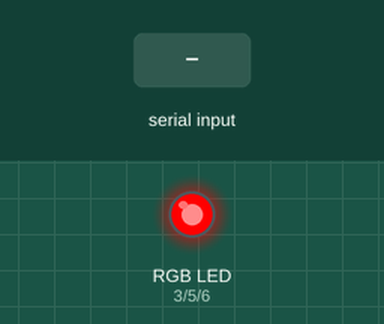
Simulated run of this sketch. Board: Arduino Uno, built with avr-gcc and run on an emulated ATmega328P. On the bench: an RGB LED mixed from three pins (HIGH = lit). The inputs (shaded band) are chosen by the test bench. What the sketch prints to the serial monitor is not drawn.

Above: at 0.1 s.
At 0.6 s:
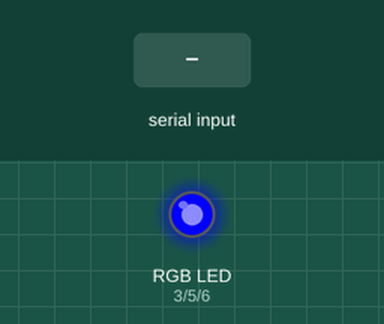
At 3.4 s:
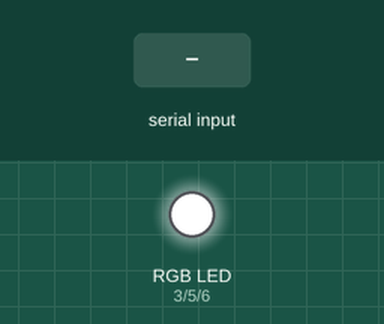
3.5 s: "90,45,200\n" received over Serial
Timing chart, 0 to 6.5 s (numbered marks = the images above; inputs shaded):
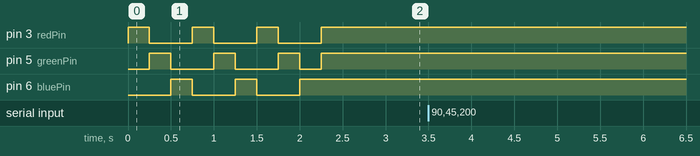

The sketch:

BluetoothArduinoLedController.ino
```cpp
// pins for the LEDs:
const int redPin = 3;
const int greenPin = 5;
const int bluePin = 6;

//control constants
const int enableInt = 999;
const int disableInt = 998;

void setup() {

  // init serial:
  Serial.begin(9600);

  // define the pins as output
  pinMode(redPin, OUTPUT);
  pinMode(greenPin, OUTPUT);
  pinMode(bluePin, OUTPUT);

  initBlink();
}


void loop() {

  while (Serial.available() > 0) {

    // look for integers in the incoming serial stream:

    int red = Serial.parseInt();

    //power managment is based of first int and can enable or disable LED
    powerManagment(red);

    int green = Serial.parseInt();
    int blue = Serial.parseInt();

    printRgbToSerialMonitor(red,green,blue);

    // look for the newline. That's the end of your sentence:
    if (Serial.read() == 'X') {

      red = constrain(red, 0, 255);
      green = constrain(green, 0, 255);
      blue = constrain(blue, 0, 255);

      //set Final Color
      setColor(red, green, blue);
    }

  }
}

void setColor(int red, int green, int blue)
{
  analogWrite(redPin, red);
  analogWrite(greenPin, green);
  analogWrite(bluePin, blue);
}

void initBlink()
{
  for ( int a = 0; a <= 2; a = a + 1 ) {
    setColor(255, 0, 0);
    delay(250);
    setColor(0, 255, 0);
    delay(250);
    setColor(0, 0, 255);
    delay(250);
  }
  setColor(255, 255, 255);
}

void powerManagment(int X) {
  //disable LED
  if (X == disableInt) {
    setColor(0, 0, 0);
  }
  if (X == enableInt) {
    initBlink();
  }

}

void printRgbToSerialMonitor(int r, int g, int b)
{
    Serial.print(r);
    Serial.print(",");
    Serial.print(g);
    Serial.print(",");
    Serial.print(g);
    Serial.println();
}
```

Measured:
- after the input at 3.5 s, every drawn part: stays the same
